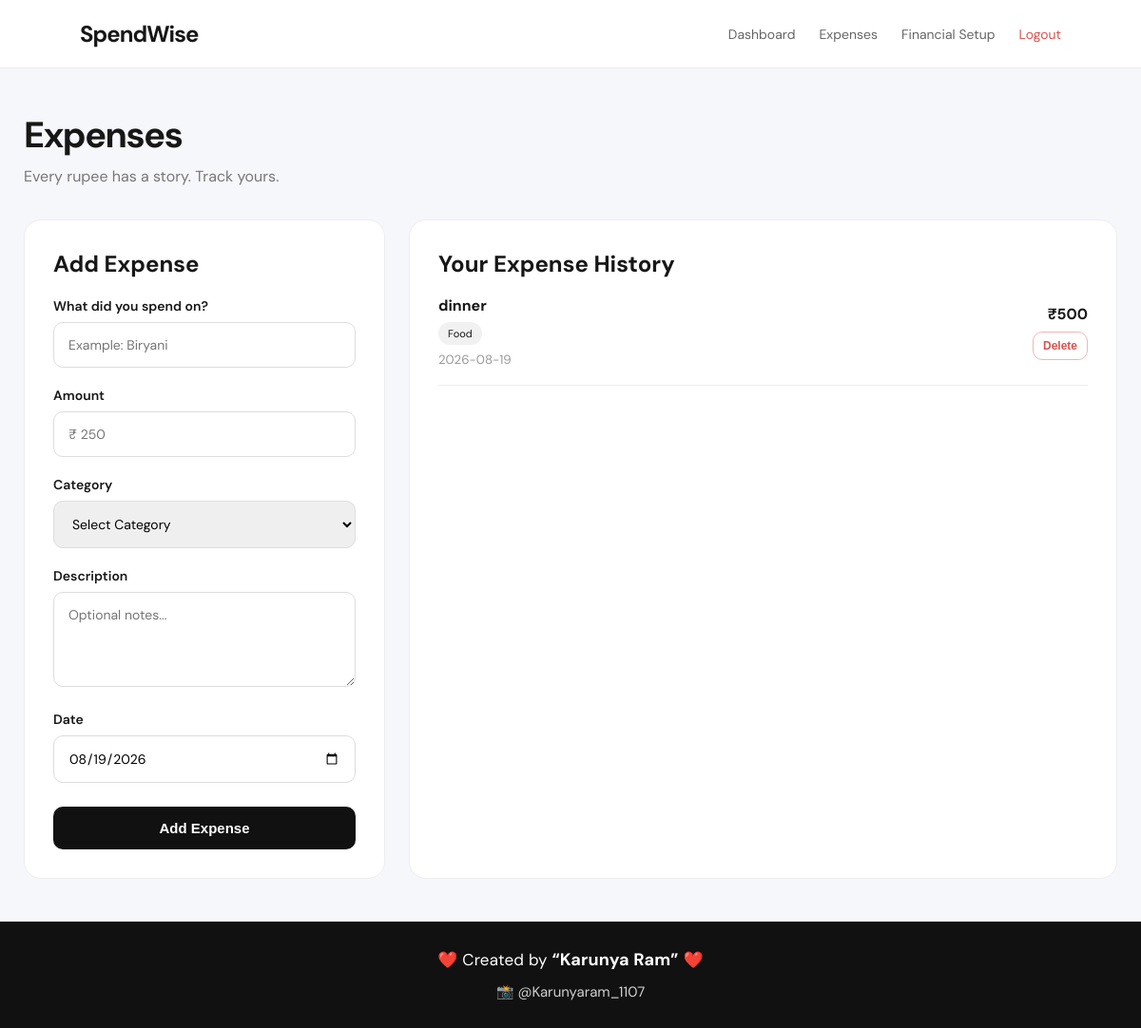
/expenses (signed in), run on the app's committed database.
### tables this page shows
CREATE TABLE expenses (
            id INTEGER PRIMARY KEY AUTOINCREMENT,
            user_id INTEGER NOT NULL,

            title TEXT NOT NULL,
            amount REAL NOT NULL,
            category TEXT NOT NULL,
            description TEXT,
            expense_date TEXT NOT NULL,

            created_at TEXT DEFAULT CURRENT_TIMESTAMP,

            FOREIGN KEY(user_id) REFERENCES users(id)
        );

### app.py (the view)
@app.route("/expenses")
def expenses():
    if not login_required():
        return redirect(url_for("login"))
    conn = get_db_connection()
    expenses_list = conn.execute("""
        SELECT *
        FROM expenses
        WHERE user_id = ?
        ORDER BY expense_date DESC, id DESC
    """, (session["user_id"],)).fetchall()
    conn.close()
    return render_template(
        "expenses.html",
        expenses=expenses_list
    )

### app.py (called while the page is built)
def get_db_connection():
    conn = sqlite3.connect(DATABASE)
    conn.row_factory = sqlite3.Row
    return conn

def login_required():
    return "user_id" in session

### templates/expenses.html (shortened to what this page needs)
{% extends "base.html" %}
{% block content %}
<div class="expenses-page">
    <div class="page-heading">
        <h1>Expenses</h1>
        <p>
            Every rupee has a story. Track yours.
        </p>
    </div>
    <div class="expense-layout">
        <div class="add-expense-card">
            <h2>Add Expense</h2>
            <form
                method="POST"
                action="{{ url_for('add_expense') }}"
            >
                <label>What did you spend on?</label>
                <input
                    type="text"
                    name="title"
                    placeholder="Example: Biryani"
                    required
                >
                <label>Amount</label>
                <input
                    type="number"
                    name="amount"
                    placeholder="₹ 250"
                    min="1"
                    step="0.01"
                    required
                >
                <label>Category</label>
                <select name="category" required>
                    <option value="">
                        Select Category
                    </option>
                </select>
                <label>Description</label>
                <textarea
                    name="description"
                    placeholder="Optional notes..."
                ></textarea>
                <label>Date</label>
                <input
                    type="date"
                    name="expense_date"
                    id="expense_date"
                    required
                >
                <button type="submit">
                    Add Expense
                </button>
            </form>
        </div>
        <div class="expenses-list-card">
            <h2>
                Your Expense History
            </h2>
            {% if expenses %}
                {% for expense in expenses %}
                <div class="expense-item">
                    <div class="expense-info">
                        <strong>
                            {{ expense["title"] }}
                        </strong>
                        <span class="category-badge">
                            {{ expense["category"] }}
                        </span>
                        <small>
                            {{ expense["expense_date"] }}
                        </small>
                    </div>
                    <div class="expense-right">
                        <strong>
                            ₹{{ "{:,.0f}".format(expense["amount"]) }}
                        </strong>
                        <form
                            method="POST"
                            action="{{ url_for('delete_expense', expense_id=expense['id']) }}"
                        >
                            <button
                                type="submit"
                                class="delete-button"
                            >
                                Delete
                            </button>
                        </form>
                    </div>
                </div>
                {% endfor %}
            {% endif %}
        </div>
    </div>
</div>
{% endblock %}

### static/style.css (style rules this page uses)
* { margin: 0; padding: 0; box-sizing: border-box; }
body { font-family: "DM Sans", sans-serif; background: #f6f7fb; color: #171717; }
label { display: block; margin-top: 20px; margin-bottom: 8px; font-size: 14px; font-weight: 600; }
input, select, textarea { width: 100%; padding: 14px 15px; border: 1px solid #ddd; border-radius: 10px; font-family: inherit; font-size: 14px; outline: none; transition: 0.2s; }
textarea { min-height: 100px; resize: vertical; }
button { width: 100%; margin-top: 25px; padding: 14px; border: none; border-radius: 10px; background: #111; color: white; font-size: 15px; font-weight: 600; cursor: pointer; transition: 0.2s; }
.page-heading { margin-bottom: 35px; }
.page-heading h1 { font-size: 38px; letter-spacing: -1.5px; }
.page-heading p { margin-top: 8px; color: #777; }
.expense-layout { display: grid; grid-template-columns: 380px 1fr; gap: 25px; }
.add-expense-card, .expenses-list-card { background: white; padding: 30px; border-radius: 18px; border: 1px solid #eee; }
.expense-item { display: flex; justify-content: space-between; align-items: center; padding: 18px 0; border-bottom: 1px solid #eee; }
.expense-info strong { display: block; }
.category-badge { display: inline-block; margin-top: 7px; padding: 5px 10px; background: #f1f1f1; border-radius: 20px; font-size: 11px; }
.expense-info small { display: block; margin-top: 7px; color: #999; }
.expense-right { display: flex; flex-direction: column; align-items: flex-end; gap: 8px; }
.delete-button { width: auto; margin: 0; padding: 7px 10px; background: #fff; color: #d9534f; border: 1px solid #f1b6b6; font-size: 12px; }
html, body { min-height: 100%; }
body { min-height: 100vh; display: flex; flex-direction: column; }

### data on the page
expenses: title "dinner", category "Food", expense_date "2026-08-19", amount "500"
